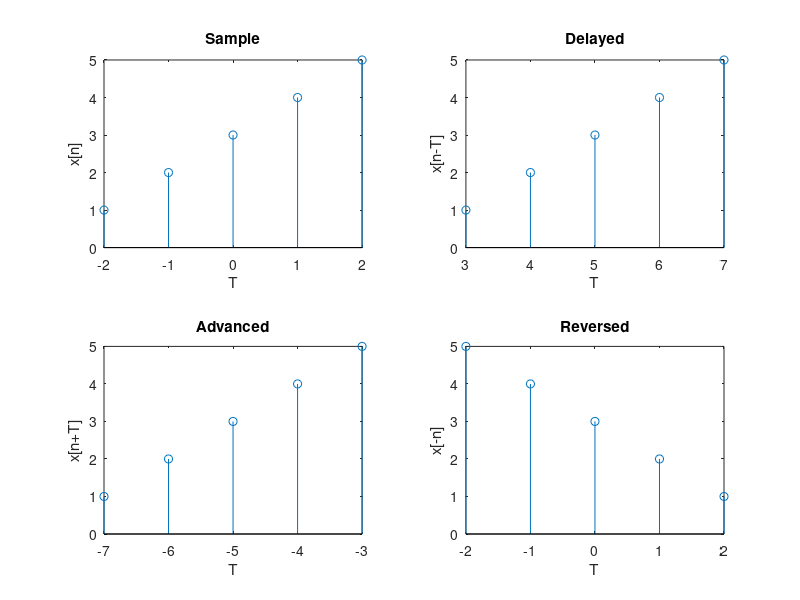

Reproduce this figure in MATLAB.
clc 
clear
close all

seq1= -2:2;
x=[1 2 3 4 5];

subplot(221);
stem(seq1,x);
xlabel('T');
ylabel('x[n]');
title('Sample');

dly = input('enter the value of delay');
adv=input('enter the value of advance');

if (dly>0)
      m= seq1+dly;
      z=x;
      subplot(222);
      stem(m,z);
      
      xlabel('T');
      ylabel('x[n-T]');
      title('Delayed');
end

if (adv>0)
      p= seq1-adv;
      y=x;
      subplot(223);
      stem(p,y);
      
      xlabel('T');
      ylabel('x[n+T]');
      title('Advanced');
end

flip_a1= fliplr(x);
subplot(224);
stem(seq1,flip_a1);
xlabel('T');
ylabel('x[-n]');
title('Reversed');